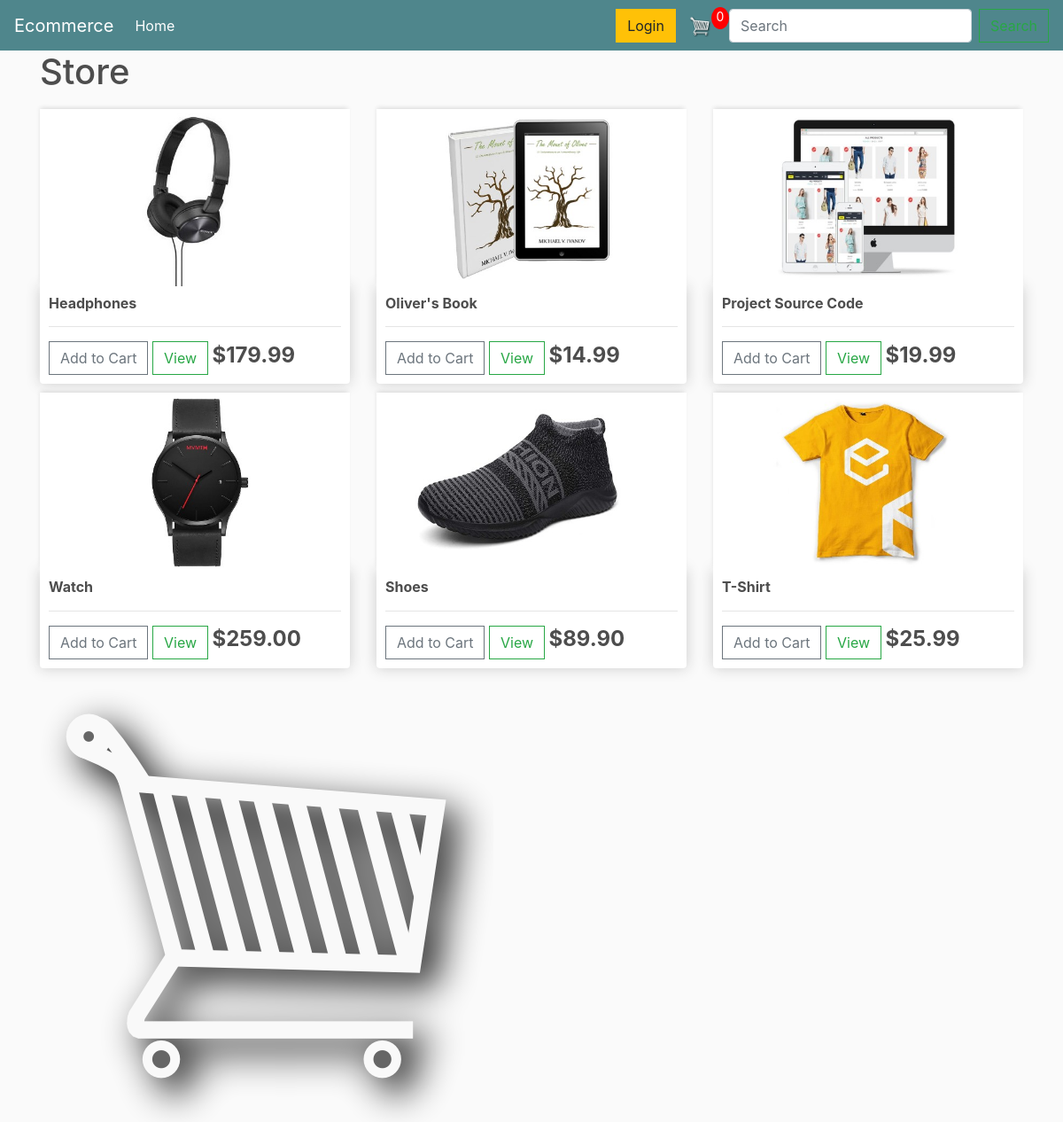
The page / on the database its author committed.
### store/models.py (models this page shows, shortened)
class Product(models.Model):
	name = models.CharField(max_length=200)
	price = models.FloatField()
	digital = models.BooleanField(default=False,null=True, blank=True)
	image = models.ImageField(null=True, blank=True)
	@property
	def imageURL(self):
		try:
			url = self.image.url
		except:
			url = ''
		return url

### store/views.py (the view)
# urls.py: path('', include('store.urls')),
def store(request):
	data = cartData(request)
	cartItems = data['cartItems']
	order = data['order']
	items = data['items']
	products = Product.objects.all()
	context = {'products':products, 'cartItems':cartItems}
	return render(request, 'store/store.html', context)

### store/utils.py (called while the page is built, shortened)
def cookieCart(request):
	try:
		cart = json.loads(request.COOKIES['cart'])
	except:
		cart = {}
		print('CART:', cart)
	items = []
	order = {'get_cart_total':0, 'get_cart_items':0, 'shipping':False}
	cartItems = order['get_cart_items']
	return {'cartItems':cartItems ,'order':order, 'items':items}

def cartData(request):
	if request.user.is_authenticated:
		customer = request.user.customer
		order, created = Order.objects.get_or_create(customer=customer, complete=False)
		items = order.orderitem_set.all()
		cartItems = order.get_cart_items
	else:
		cookieData = cookieCart(request)
		cartItems = cookieData['cartItems']
		order = cookieData['order']
		items = cookieData['items']
	return {'cartItems':cartItems ,'order':order, 'items':items}

### store/templates/store/store.html
{% extends 'store/main.html' %} {% load static %} {% block content %}
<h1>Store</h1>
<div class="row">
  {% for product in products %}
  <div class="col-lg-4">
    <img class="thumbnail" src="{{product.imageURL}}" />
    <div class="box-element product">
      <h6><strong>{{product.name}}</strong></h6>
      <hr />
      <button
        data-product="{{product.id}}"
        data-action="add"
        class="btn btn-outline-secondary add-btn update-cart"
      >
        Add to Cart
      </button>
      <a class="btn btn-outline-success" href="#">View</a>
      <h4 style="display: inline-block">
        <strong>${{product.price|floatformat:2}}</strong>
      </h4>
    </div>
  </div>
  {% endfor %}
</div>
<img src="{% static 'images/cart.png' %}" alt="" />
{% endblock content %}

### static/css/main.css (style rules this page uses)
body { background-color: hsl(0, 0%, 98%); }
h1, h2, h3, h4, h5, h6 { color: hsl(0, 0%, 30%); }
.box-element { box-shadow: hsl(0, 0%, 80%) 0 0 16px; background-color: #fff; border-radius: 4px; padding: 10px; }
.thumbnail { width: 100%; height: 200px; -webkit-box-shadow: -1px -3px 5px -2px rgba(214, 214, 214, 1); -moz-box-shadow: -1px -3px 5px -2px rgba(214, 214, 214, 1); box-shadow: -1px -3px 5px -2px rgba(214, 214, 214, 1); }
.product { border-radius: 0 0 4px 4px; }
.col-lg-4, .col-lg-6, .col-lg-8, .col-lg-12 { margin-top: 10px; }
.btn { border-radius: 0; }

### rows shown on the page
Product: imageURL (picture), name "Headphones", price "179.99"
Product: imageURL (picture), name "Oliver's Book", price "14.99"
Product: imageURL (picture), name "Project Source Code", price "19.99"
Product: imageURL (picture), name "Watch", price "259.00"
Product: imageURL (picture), name "Shoes", price "89.90"
Product: imageURL (picture), name "T-Shirt", price "25.99"

### other values the page prints
{{ cartItems }} "0"
